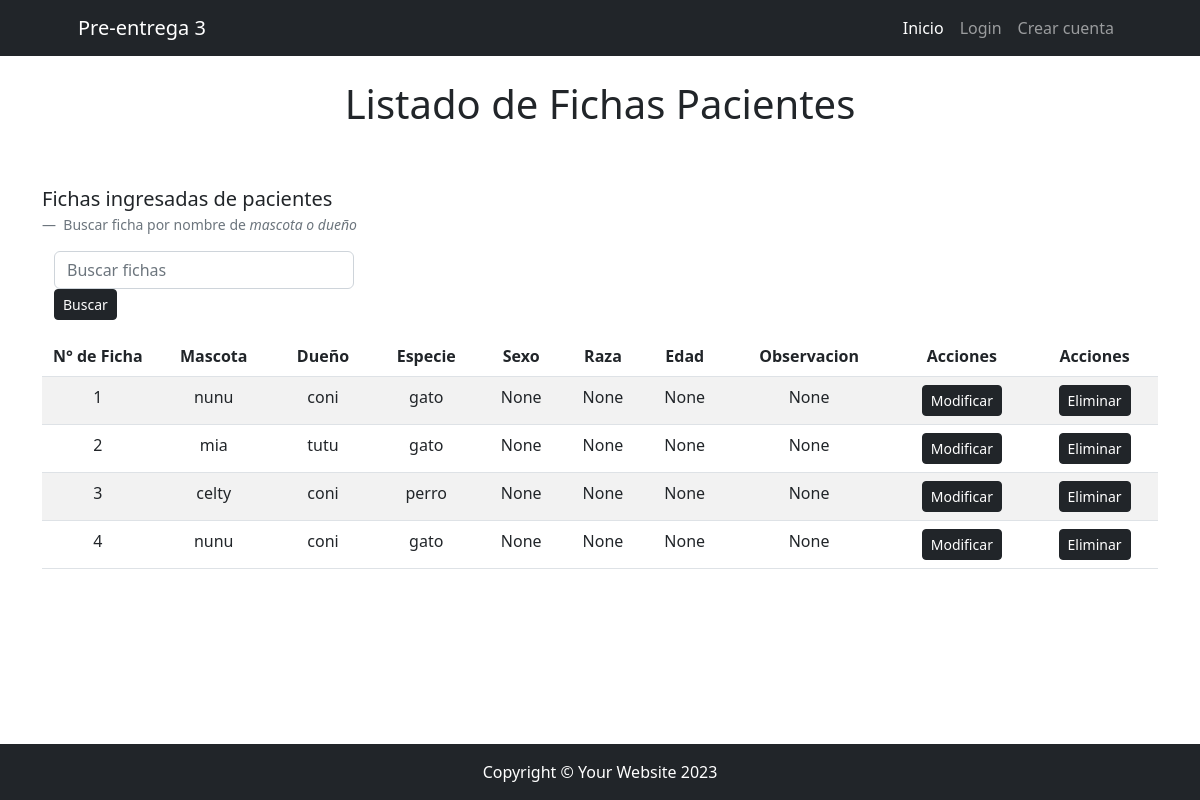
Before: /tienda/lista/list with the older database file.
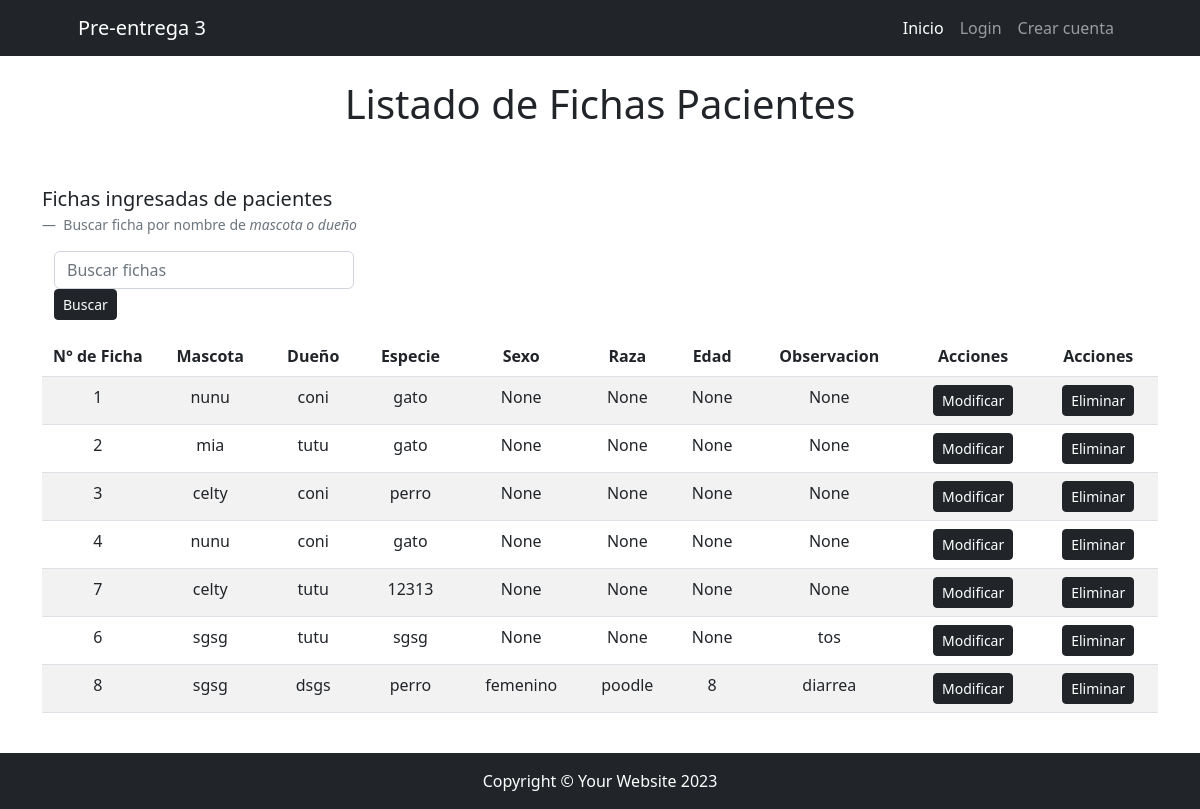
After: the same page with the newer database file.
### tienda/models.py (models this page shows, shortened)
class Ficha(models.Model):
    numero_ficha = models.PositiveIntegerField(unique=True)
    mascota = models.ForeignKey(Mascota, on_delete=models.SET_NULL, null=True, blank=True)
    dueño = models.ForeignKey(Dueño, on_delete=models.SET_NULL, null=True, blank=True)
    especie = models.ForeignKey(Especie, on_delete=models.SET_NULL, null=True, blank=True)
    consulta = models.ForeignKey(Consulta, on_delete=models.SET_NULL, null=True, blank=True)
    @property
    def edad_mascota(self):
        return self.mascota.edad if self.mascota else None
    @property
    def sexo_mascota(self):
        return self.mascota.sexo if self.mascota else None
    @property
    def raza_mascota(self):
        return self.mascota.raza if self.mascota else None

class Mascota(models.Model):
    nombre = models.CharField(max_length=255)
    edad = models.PositiveIntegerField(null=True, blank=True)
    sexo = models.CharField(max_length=10, null=True, blank=True)
    raza = models.CharField(max_length=255, null=True, blank=True)
    def __str__(self) -> str:
        return self.nombre

class Dueño(models.Model):
    nombre = models.CharField(max_length=255)
    def __str__(self) -> str:
        return self.nombre

class Especie(models.Model):
    nombre = models.CharField(max_length=255)
    def __str__(self) -> str:
        return self.nombre

class Consulta(models.Model):
    nombre = models.CharField(max_length=255)
    def __str__(self) -> str:
        return self.nombre

### tienda/views.py (the view)
# urls.py: path("lista/list", FichaListView.as_view(), name="lista"),
class FichaListView(ListView):
    model = Ficha
    def get_queryset(self) -> QuerySet[Any]:
        queryset = super().get_queryset()
        busqueda = self.request.GET.get("busqueda")
        if busqueda:
            queryset = Ficha.objects.filter(
                Q(dueño__nombre__icontains=busqueda) | Q(mascota__nombre__icontains=busqueda)
            )
        return queryset

### tienda/templates/tienda/ficha_list.html
{% extends 'core/base.html' %}
{% block bode_title %}
Listado de Fichas Pacientes
{% endblock bode_title %}
{% block content %}
<figure>
  <blockquote class="blockquote">
    <p>Fichas ingresadas de pacientes</p>
  </blockquote>
  <figcaption class="blockquote-footer">
    Buscar ficha por nombre de <cite title="Source Title">mascota o dueño</cite>
  </figcaption>
</figure>
<div class="container">
    <form method="get" action="" class="form-inline mb-3">
        <input type="text" name="busqueda" class="form-control mr-2" style="width: 300px;" placeholder="Buscar fichas" value="{{ request.GET.busqueda }}">
        <button class="btn btn-dark btn-sm text-white" type="submit">Buscar</button>
    </form>
</div>
{% if object_list %}
    <table class="table table-striped table-hover text-center">
        <thead class="thead-dark">
            <tr>
                <th scope="col" class="columna-ficha" >N° de Ficha</th>
                <th scope="col">Mascota</th>
                <th scope="col">Dueño</th>
                <th scope="col">Especie</th>
                <th scope="col">Sexo</th>
                <th scope="col">Raza</th>
                <th scope="col">Edad</th>
                <th scope="col">Observacion</th>
                <th scope="col">Acciones</th>
                <th scope="col">Acciones</th>
            </tr>
        </thead>
        <tbody>
            {% for ficha in object_list %}
            <tr>
                <td>{{ ficha.numero_ficha }}</td>
                <td>{{ ficha.mascota }}</td>
                <td>{{ ficha.dueño }}</td>
                <td>{{ ficha.especie }}</td>
                <td>{{ ficha.sexo_mascota }}</td>
                <td>{{ ficha.raza_mascota }}</td>
                <td>{{ ficha.edad_mascota }}</td>
                <td>{{ ficha.consulta }}</td>
                <td><a href="{% url 'tienda:modificacion' pk=ficha.pk %}" class="btn btn-dark btn-sm text-white">Modificar</a></td>
                <td><a href="{% url 'tienda:eliminar' pk=ficha.pk %}" class="btn btn-dark btn-sm text-white">Eliminar</a></td>
            </tr>
            {% endfor %}
        </tbody>
    </table>
{% else %}
    <p>No se encontraron fichas que coincidan con la búsqueda.</p>
{% endif %}
{% endblock content %}

Changed rows visible on the page:
added Ficha: numero_ficha "7", mascota "celty", dueño "tutu", especie "12313", sexo_mascota "None", raza_mascota "None", edad_mascota "None", consulta "None"
added Ficha: numero_ficha "6", mascota "sgsg", dueño "tutu", especie "sgsg", sexo_mascota "None", raza_mascota "None", edad_mascota "None", consulta "tos"
added Ficha: numero_ficha "8", mascota "sgsg", dueño "dsgs", especie "perro", sexo_mascota "femenino", raza_mascota "poodle", edad_mascota "8", consulta "diarrea"
